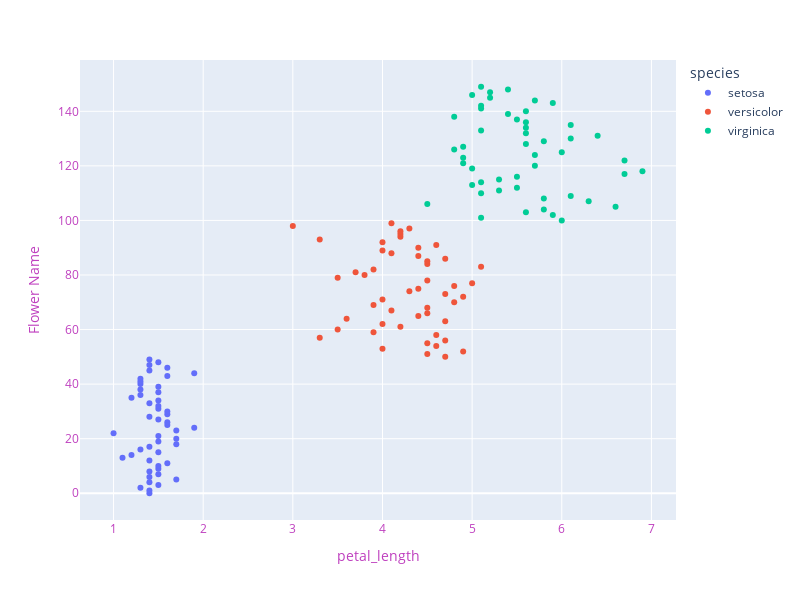

Write notebook code for a chart like this one.
### Code cell
fig = px.scatter(data_frame=df, x = 'petal_length', color = 'species')
fig.update_layout(width = 800, height = 600, 
                 xaxis = dict(title = 'petal_length', color = "#BF40BF"),
                 yaxis = dict(title = 'Flower Name', color = "#BF40BF"))

fig.show()

### Figure 1 — Plotly figure (JSON) as saved in the notebook; plotly's stock layout.template omitted (floating-point values rounded to 4 significant figures)
{"data": [{"hovertemplate": "species=setosa<br>petal_length=%{x}<br>index=%{y}<extra></extra>", "legendgroup": "setosa", "marker": {"color": "#636efa", "symbol": "circle"}, "mode": "markers", "name": "setosa", "orientation": "h", "showlegend": true, "type": "scatter", "x": [1.4, 1.4, 1.3, 1.5, 1.4, 1.7, 1.4, 1.5, 1.4, 1.5, 1.5, 1.6, 1.4, 1.1, 1.2, 1.5, 1.3, 1.4, 1.7, 1.5, 1.7, 1.5, 1, 1.7, 1.9, 1.6, 1.6, 1.5, 1.4, 1.6, 1.6, 1.5, 1.5, 1.4, 1.5, 1.2, 1.3, 1.5, 1.3, 1.5, 1.3, 1.3, 1.3, 1.6, 1.9, 1.4, 1.6, 1.4, 1.5, 1.4], "xaxis": "x", "y": [0, 1, 2, 3, 4, 5, 6, 7, 8, 9, 10, 11, 12, 13, 14, 15, 16, 17, 18, 19, 20, 21, 22, 23, 24, 25, 26, 27, 28, 29, 30, 31, 32, 33, 34, 35, 36, 37, 38, 39, 40, 41, 42, 43, 44, 45, 46, 47, 48, 49], "yaxis": "y"}, {"hovertemplate": "species=versicolor<br>petal_length=%{x}<br>index=%{y}<extra></extra>", "legendgroup": "versicolor", "marker": {"color": "#EF553B", "symbol": "circle"}, "mode": "markers", "name": "versicolor", "orientation": "h", "showlegend": true, "type": "scatter", "x": [4.7, 4.5, 4.9, 4, 4.6, 4.5, 4.7, 3.3, 4.6, 3.9, 3.5, 4.2, 4, 4.7, 3.6, 4.4, 4.5, 4.1, 4.5, 3.9, 4.8, 4, 4.9, 4.7, 4.3, 4.4, 4.8, 5, 4.5, 3.5, 3.8, 3.7, 3.9, 5.1, 4.5, 4.5, 4.7, 4.4, 4.1, 4, 4.4, 4.6, 4, 3.3, 4.2, 4.2, 4.2, 4.3, 3, 4.1], "xaxis": "x", "y": [50, 51, 52, 53, 54, 55, 56, 57, 58, 59, 60, 61, 62, 63, 64, 65, 66, 67, 68, 69, 70, 71, 72, 73, 74, 75, 76, 77, 78, 79, 80, 81, 82, 83, 84, 85, 86, 87, 88, 89, 90, 91, 92, 93, 94, 95, 96, 97, 98, 99], "yaxis": "y"}, {"hovertemplate": "species=virginica<br>petal_length=%{x}<br>index=%{y}<extra></extra>", "legendgroup": "virginica", "marker": {"color": "#00cc96", "symbol": "circle"}, "mode": "markers", "name": "virginica", "orientation": "h", "showlegend": true, "type": "scatter", "x": [6, 5.1, 5.9, 5.6, 5.8, 6.6, 4.5, 6.3, 5.8, 6.1, 5.1, 5.3, 5.5, 5, 5.1, 5.3, 5.5, 6.7, 6.9, 5, 5.7, 4.9, 6.7, 4.9, 5.7, 6, 4.8, 4.9, 5.6, 5.8, 6.1, 6.4, 5.6, 5.1, 5.6, 6.1, 5.6, 5.5, 4.8, 5.4, 5.6, 5.1, 5.1, 5.9, 5.7, 5.2, 5, 5.2, 5.4, 5.1], "xaxis": "x", "y": [100, 101, 102, 103, 104, 105, 106, 107, 108, 109, 110, 111, 112, 113, 114, 115, 116, 117, 118, 119, 120, 121, 122, 123, 124, 125, 126, 127, 128, 129, 130, 131, 132, 133, 134, 135, 136, 137, 138, 139, 140, 141, 142, 143, 144, 145, 146, 147, 148, 149], "yaxis": "y"}], "layout": {"height": 600, "legend": {"title": {"text": "species"}, "tracegroupgap": 0}, "margin": {"t": 60}, "width": 800, "xaxis": {"anchor": "y", "autorange": true, "color": "#BF40BF", "domain": [0, 1], "range": [0.6253, 7.275], "title": {"text": "petal_length"}, "type": "linear"}, "yaxis": {"anchor": "x", "autorange": true, "color": "#BF40BF", "domain": [0, 1], "range": [-9.805, 158.8], "title": {"text": "Flower Name"}, "type": "linear"}}}
